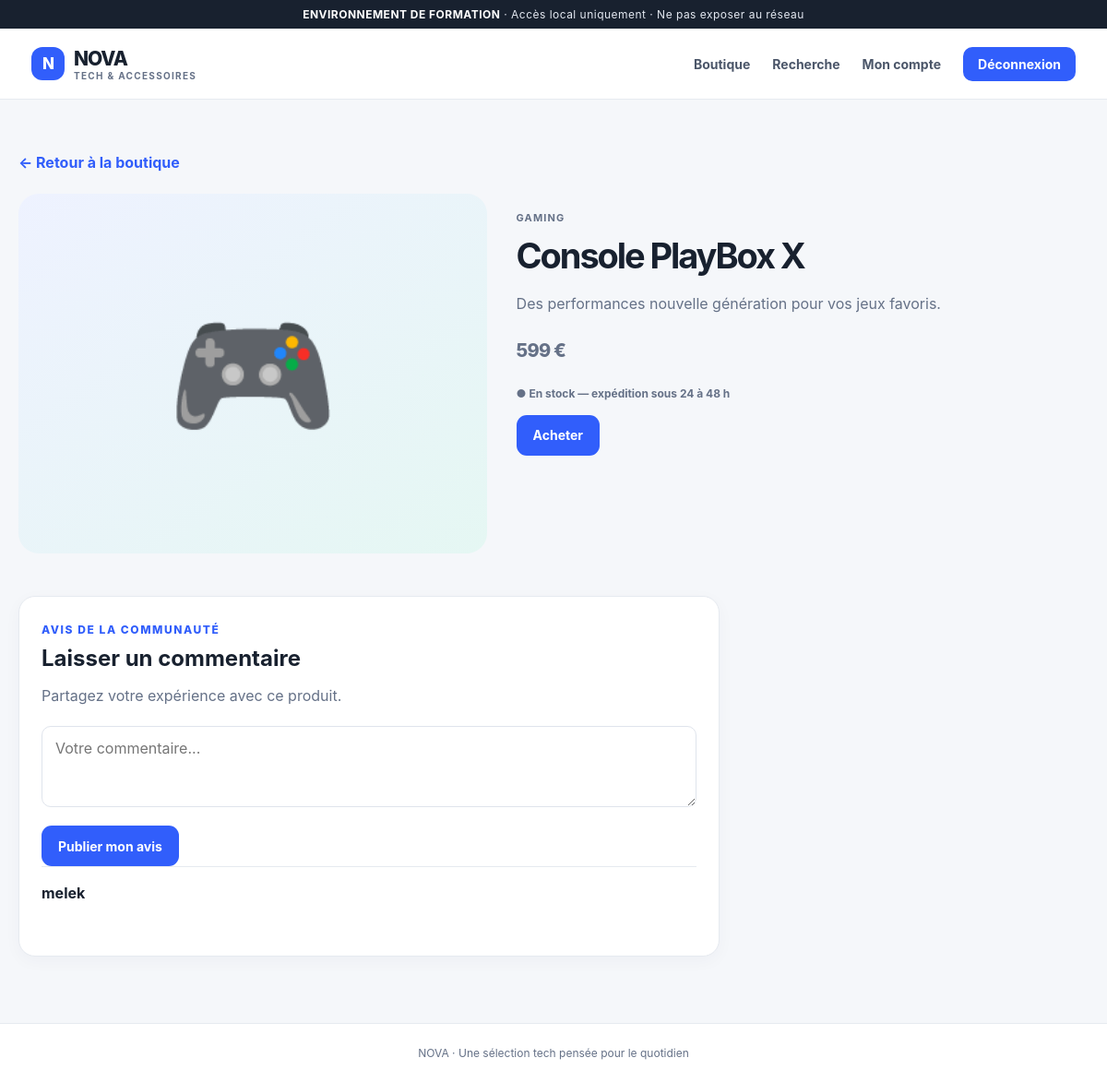
Page /product/6 (signed in) on the earlier database version.
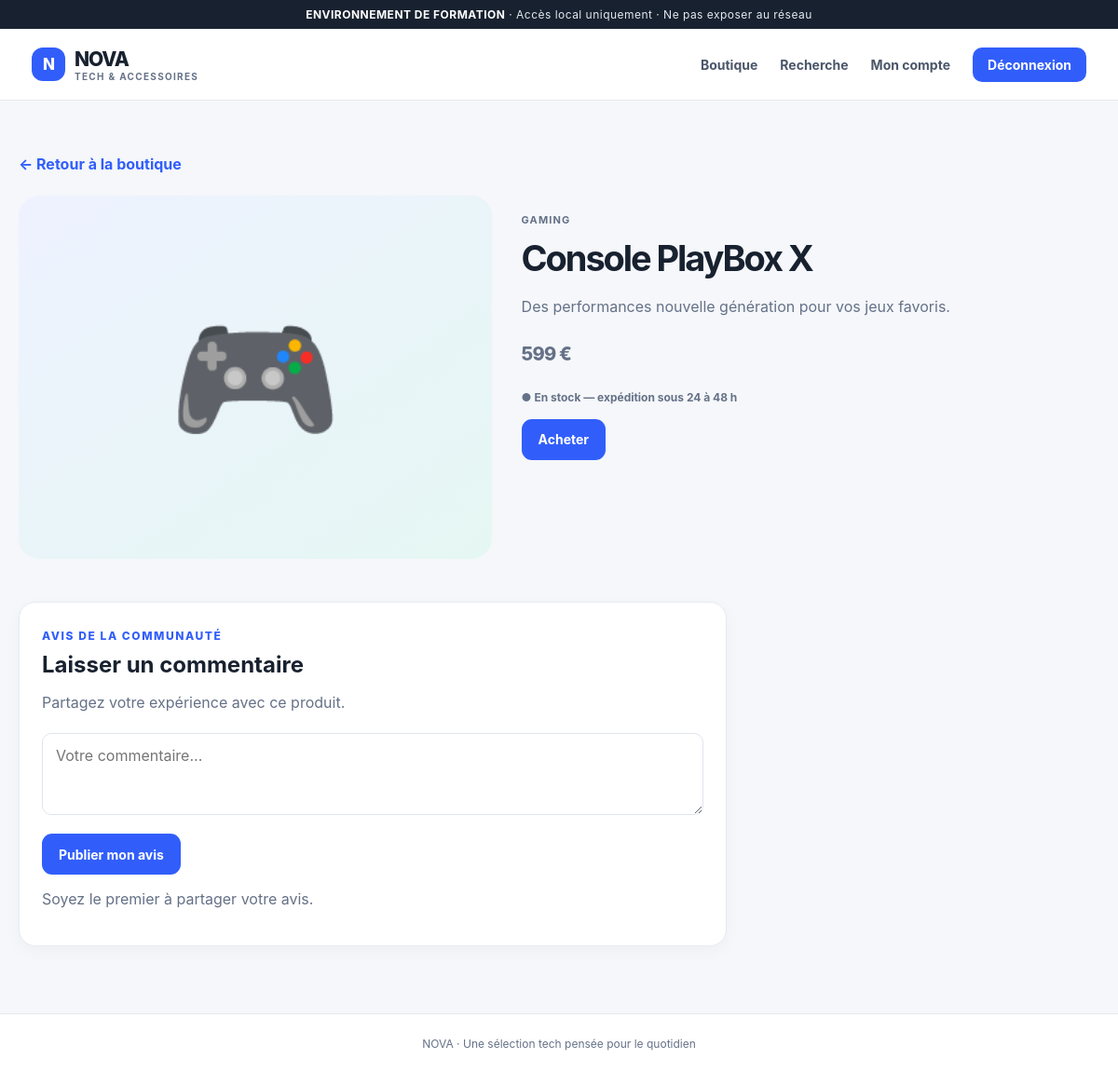
Same page on the later database version.
### tables this page shows
CREATE TABLE products (
            id INTEGER PRIMARY KEY AUTOINCREMENT,
            name TEXT NOT NULL,
            category TEXT NOT NULL,
            price TEXT NOT NULL,
            description TEXT NOT NULL,
            icon TEXT NOT NULL,
            stock INTEGER NOT NULL DEFAULT 0
        );

CREATE TABLE comments (
            id INTEGER PRIMARY KEY AUTOINCREMENT,
            product_id INTEGER NOT NULL REFERENCES products(id),
            author TEXT NOT NULL,
            content TEXT NOT NULL
        );

### app.py (the view, shortened to what this page needs)
@app.route("/product/<int:product_id>", methods=["GET", "POST"])
def product(product_id):
    if "username" not in session:
        return redirect("/login")
    db = get_db()
    item = db.execute("SELECT * FROM products WHERE id = ?", (product_id,)).fetchone()
    if item is None:
        abort(404)
    comments = db.execute(
        "SELECT * FROM comments WHERE product_id = ? ORDER BY id DESC", (product_id,)
    ).fetchall()
    return render_template("product.html", product=item, comments=comments)

### app.py (called while the page is built)
def get_db():
    if "db" not in g:
        g.db = sqlite3.connect(DB_PATH)
        g.db.row_factory = sqlite3.Row
        g.db.execute("PRAGMA foreign_keys = ON")
    return g.db

### templates/product.html (shortened to what this page needs)
{% extends "base.html" %}
{% block content %}
<p><a class="text-link" href="/catalog">← Retour à la boutique</a></p>
<section class="detail-layout" style="margin-top:24px">
  <div class="detail-art" aria-hidden="true">{{ product['icon'] }}</div>
  <div class="detail-copy">
    <span class="category">{{ product['category'] }}</span>
    <h1>{{ product['name'] }}</h1>
    <p>{{ product['description'] }}</p>
    <p class="price">{{ product['price'] }}</p>
    <p class="stock">● En stock — expédition sous 24 à 48 h</p>
    <a class="button" href="/checkout/{{ product['id'] }}">Acheter</a>
  </div>
</section>
<section class="card comment-box">
  <span class="eyebrow">Avis de la communauté</span>
  <h2 style="margin:8px 0 4px">Laisser un commentaire</h2>
  <p class="muted">Partagez votre expérience avec ce produit.</p>
  <form method="POST">
    <textarea name="content" rows="3" placeholder="Votre commentaire..." required></textarea>
    <button class="button" type="submit">Publier mon avis</button>
  </form>
  {% for comment in comments %}
    <article style="padding:18px 0;border-top:1px solid var(--line)">
      <strong>{{ comment['author'] }}</strong>
    </article>
  {% else %}
    <p class="muted">Soyez le premier à partager votre avis.</p>
  {% endfor %}
</section>
{% endblock %}

### templates/base.html (shortened to what this page needs)
<!DOCTYPE html>
<html lang="fr">
<head>
</head>
<body>
  <div class="training-bar"><strong>ENVIRONNEMENT DE FORMATION</strong> · Accès local uniquement · Ne pas exposer au réseau</div>
  <header class="site-header">
    <div class="header-inner">
      <a class="brand" href="/catalog">
        <span class="brand-mark">N</span>
        <span>NOVA<small>TECH & ACCESSOIRES</small></span>
      </a>
      <nav class="main-nav" aria-label="Navigation principale">
        {% if session.get('username') %}
          <a href="/catalog">Boutique</a>
          <a href="/search">Recherche</a>
          <a href="/dashboard">Mon compte</a>
          <a class="nav-cta" href="/logout">Déconnexion</a>
        {% else %}
          <a href="/login">Connexion</a>
          <a class="nav-cta" href="/register">Créer un compte</a>
        {% endif %}
      </nav>
    </div>
  </header>
  <main class="page">{% block content %}{% endblock %}</main>
  <footer class="site-footer">NOVA · Une sélection tech pensée pour le quotidien</footer>
</body>
</html>

### templates/base.html (style rules this page uses)
:root { color-scheme: light; --ink: #18212f; --muted: #657187; --line: #e6eaf0; --surface: #fff; --canvas: #f5f7fa; --brand: #315efb; --brand-dark: #2148d8; --mint: #d9f7ed; }
* { box-sizing: border-box; }
body { margin: 0; background: var(--canvas); color: var(--ink); font-family: Inter, ui-sans-serif, system-ui, -apple-system, "Segoe UI", sans-serif; }
a { color: inherit; }
.training-bar { padding: 8px 20px; background: #18212f; color: #e4e9f2; text-align: center; font-size: 12px; letter-spacing: .04em; }
.training-bar strong { color: #fff; }
.site-header { background: var(--surface); border-bottom: 1px solid var(--line); }
.header-inner { max-width: 1180px; min-height: 76px; margin: auto; padding: 0 24px; display: flex; align-items: center; justify-content: space-between; gap: 28px; }
.brand { display: inline-flex; align-items: center; gap: 10px; text-decoration: none; font-size: 21px; font-weight: 850; letter-spacing: -.05em; }
.brand-mark { width: 36px; height: 36px; border-radius: 12px; display: grid; place-items: center; color: #fff; background: var(--brand); font-size: 17px; }
.brand small { display: block; color: var(--muted); font-size: 10px; font-weight: 650; letter-spacing: .13em; }
.main-nav { display: flex; align-items: center; gap: 24px; }
.main-nav a { color: #4b5669; text-decoration: none; font-size: 14px; font-weight: 650; }
.main-nav .nav-cta { padding: 10px 16px; border-radius: 10px; color: #fff; background: var(--brand); }
.page { width: min(1180px, calc(100% - 40px)); min-height: calc(100vh - 150px); margin: 0 auto; padding: 42px 0 72px; }
.site-footer { padding: 24px; border-top: 1px solid var(--line); background: #fff; color: var(--muted); text-align: center; font-size: 12px; }
.eyebrow { color: var(--brand); font-size: 12px; font-weight: 800; letter-spacing: .13em; text-transform: uppercase; }
.muted { color: var(--muted); }
.card { overflow: hidden; border: 1px solid var(--line); border-radius: 18px; background: var(--surface); box-shadow: 0 5px 18px rgba(27, 42, 75, .035); }
.category { color: var(--muted); font-size: 11px; font-weight: 750; letter-spacing: .1em; text-transform: uppercase; }
.price { color: var(--ink); font-size: 20px; font-weight: 820; letter-spacing: -.04em; }
.stock { color: #18835e; font-size: 12px; font-weight: 650; }
.button { display: inline-flex; min-height: 44px; align-items: center; justify-content: center; padding: 0 18px; border: 0; border-radius: 11px; background: var(--brand); color: #fff; cursor: pointer; font: inherit; font-size: 14px; font-weight: 720; text-decoration: none; }
input, textarea, select { width: 100%; margin: 7px 0 16px; padding: 13px 14px; border: 1px solid #dfe4ec; border-radius: 10px; background: #fff; color: var(--ink); font: inherit; }
.text-link { color: var(--brand); font-weight: 700; text-decoration: none; }
.detail-layout { display: grid; grid-template-columns: .9fr 1.1fr; gap: 32px; align-items: start; }
.detail-art { min-height: 390px; border-radius: 22px; display: grid; place-items: center; background: linear-gradient(145deg, #eef2ff, #e5f7f3); font-size: 150px; }
.detail-copy { padding: 14px 0; }
.detail-copy h1 { margin: 10px 0; font-size: 38px; letter-spacing: -.055em; }
.detail-copy p { color: var(--muted); line-height: 1.7; }
.comment-box { max-width: 760px; margin-top: 46px; padding: 24px; }

Differences in the rows shown:
removed comments: author "melek"
Other differences:
text now shown: "Soyez le premier à partager votre avis."
